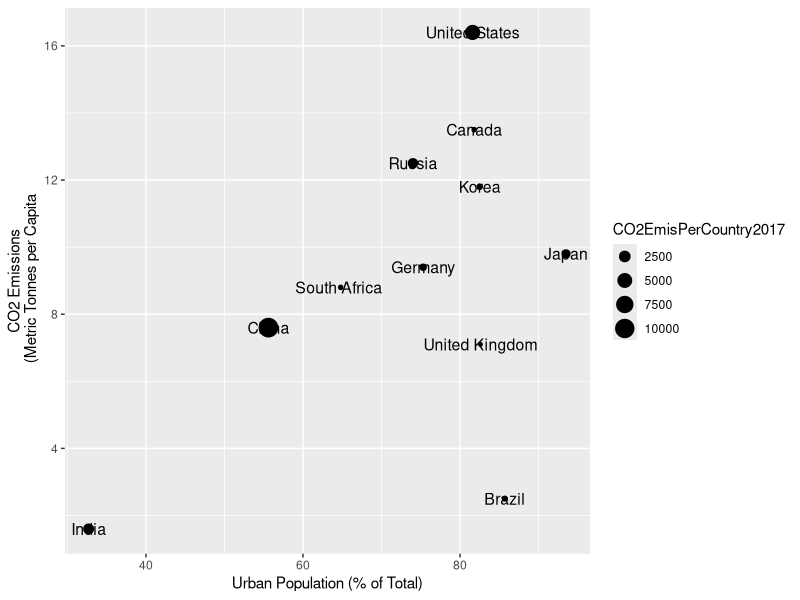

Generate this figure with R:
# For rendering the per-country emissions plot for our AGU poster
library(ggplot2)

# The default fonts are usually tiny, so buff 'em up a bit.
theme_set(theme_gray(base_size = 11))

ca.data <- read.csv('CanadaLittleDataBook.csv',header=T)

# Let's get sane column names 
names(ca.data) <- c('Country','UrbPopPct2017','CO2EmisPerCapita2017', 'CO2EmisPerCountry2017')

g <- ggplot(data=ca.data, aes(get('UrbPopPct2017'), get('CO2EmisPerCapita2017'), size=CO2EmisPerCountry2017))
g + geom_text(aes(label=Country),size=4) + geom_point() + ylab('CO2 Emissions\n (Metric Tonnes per Capita') + xlab('Urban Population (% of Total)')
